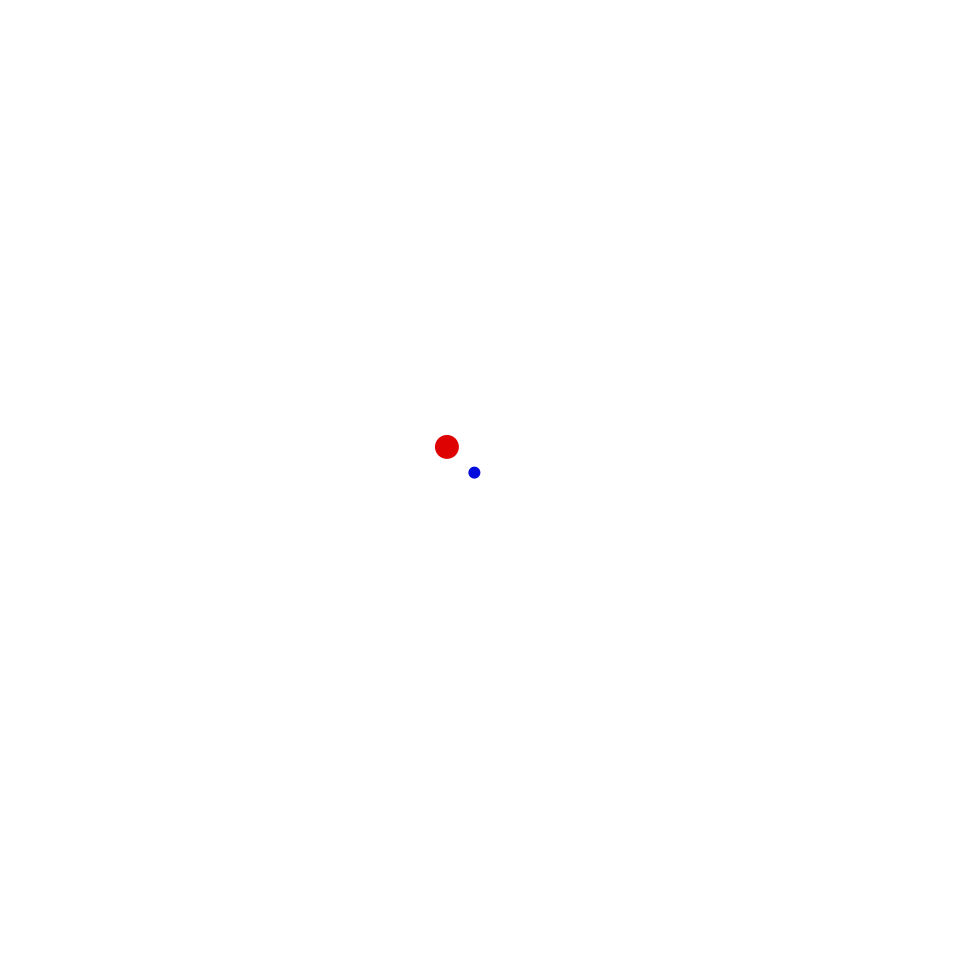
Frame 1 (no input)
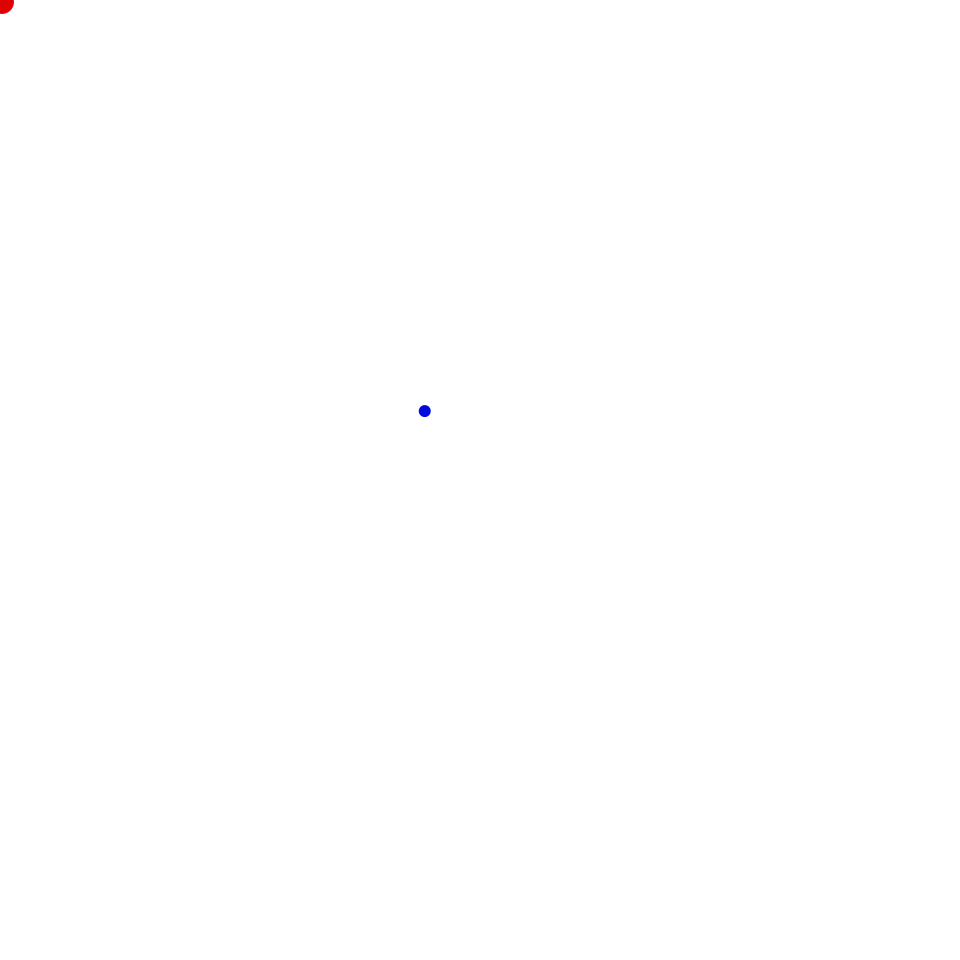
Frame 60 (the mouse pressed at the canvas centre just before this capture)
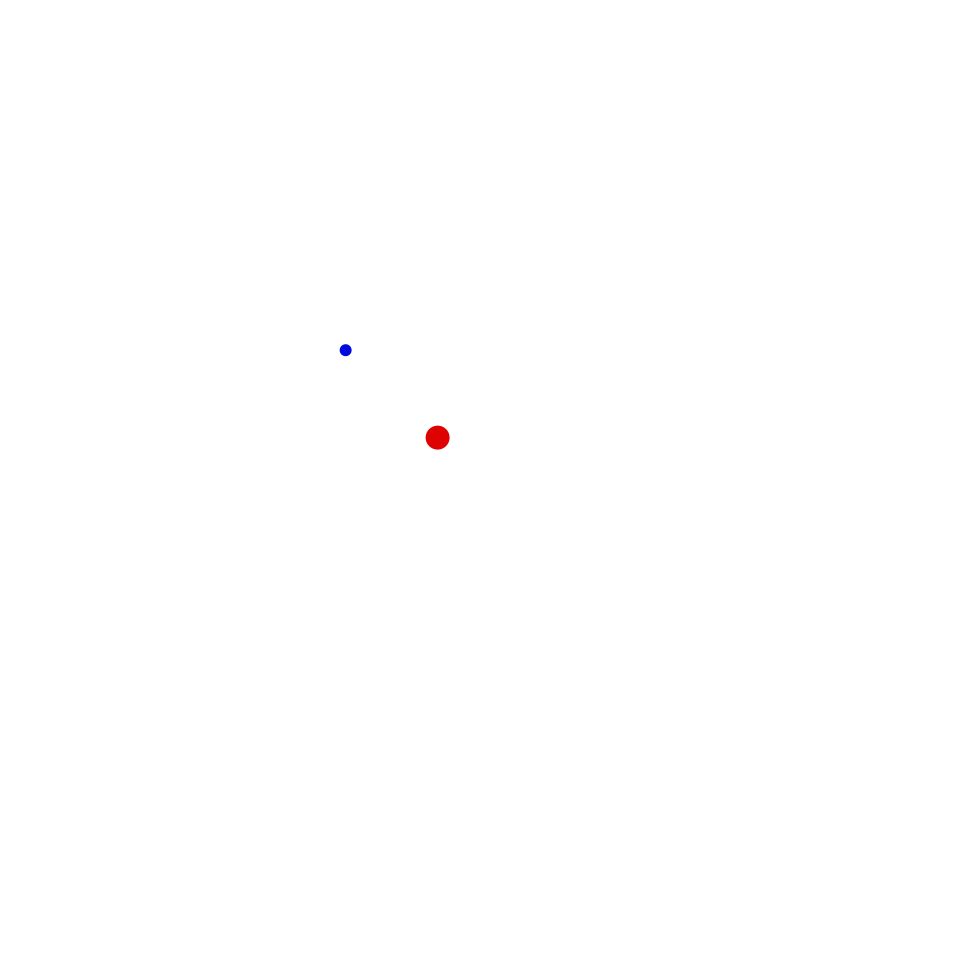
Frame 120 (the mouse held since frame 60 and released just before this capture)

The Processing sketch that drew these frames (run headless with seeded random() and noise(); from frame 60 on, the mouse is pressed at the canvas centre):

// Processing sketch: RoamTrackBot
// ── RoamTrackBot.pde

//==== constant ====
final int SCREEN_WIDTH=960;
final int SCREEN_HEIGHT=960;
final int PLANE_COLOR=#DE0202;
final float PLANE_ARRIVE_TIME=60; //frame
final float PLANE_DISTANCE_DEVIATION=2; //pixel
final float PLANE_WIDTH=24;
final float PLANE_VELOCITY=48;

final float SURROUND_LENGTH_MIN=4;
final float SURROUND_LENGTH_MAX=24;

final int BOT_COLOR=#020BDE;
final float BOT_WIDTH=12;
final float BOT_ARRIVE_TIME=30;
final float BOT_VELOCITY_DEVIATION=0.1;
final float BOT_TRACK_LENGTH=SURROUND_LENGTH_MAX*4;

//==== variable ====

Plane plane=new Plane(new Point(SCREEN_WIDTH/2, SCREEN_HEIGHT/2), PLANE_VELOCITY);

//==== function ====

void clearScreen(){
    fill(255);
    noStroke();
    rect(0, 0, SCREEN_WIDTH, SCREEN_HEIGHT);
}

void setup(){
    size(960, 960);
    background(255);
}

void draw(){
    clearScreen();
    plane.track(new Point(mouseX, mouseY));
    plane.update();
}
// ── Bot.pde

//Bog
class Bot{
    Point pos;
    Point trackPos;
    float velocity;
    boolean stop;

    //Bot
    Bot(){
        pos=new Point();
        trackPos=new Point();
        velocity=0.0f;
        stop=true;
    }
    
    Bot(Point p){
        pos=new Point(p);
        trackPos=new Point();
        velocity=0.0f;
        stop=true;
    }

    //show
    private void show(){
        fill(BOT_COLOR);
        noStroke();
        ellipse(pos.x, pos.y, BOT_WIDTH, BOT_WIDTH);
    }

    //track
    void track(Point p){
        //float distance=getDistance(p, pos);
        if(stop)
            trackPos=p;
    }

    //update
    void update(){
        float dx=pos.x-trackPos.x;
        float dy=pos.y-trackPos.y;
        //if(!(abs(dx)<BOT_TRACK_LENGTH && abs(dy)<BOT_TRACK_LENGTH )){
            float accelerate=getAccelerate(getDistance(pos, trackPos), velocity, BOT_ARRIVE_TIME);
            velocity+=accelerate;
            float radian=getRadian(pos, trackPos);
            pos.x+=cos(radian)*velocity;
            pos.y+=sin(radian)*velocity;
        if(velocity<BOT_VELOCITY_DEVIATION) stop=true;
        else stop=false;
        //}
        show();
    }
}
// ── Plane.pde
class Plane{
    Point pos;
    Point trackPos;
    float velocity;
    Bot bot;

    Plane(Point p, float v){
        pos=new Point(p);
        trackPos=new Point();
        velocity=v;
        bot=new Bot(getSurroundPos());
    }

    void track(Point p){
        trackPos=p;
    }

    Point getSurroundPos(){
        float radian=random(0, TWO_PI);
        float len=random(SURROUND_LENGTH_MIN, SURROUND_LENGTH_MAX);
        return getPoint(pos, radian, len);
    }

    private void show(){
        fill(PLANE_COLOR);
        noStroke();
        ellipse(pos.x, pos.y, PLANE_WIDTH, PLANE_WIDTH);
    }

    void update(){
        float dx=pos.x-trackPos.x;
        float dy=pos.y-trackPos.y;
        if(!(abs(dx)<PLANE_DISTANCE_DEVIATION && abs(dy) < PLANE_DISTANCE_DEVIATION)){
            float accelerate=getAccelerate(getDistance(pos, trackPos), velocity, PLANE_ARRIVE_TIME);
            float radian=getRadian(pos, trackPos);
            velocity+=accelerate;
            pos.x+=cos(radian)*velocity;
            pos.y+=sin(radian)*velocity;
        }
        bot.track(getSurroundPos());
        bot.update();
        show();
    }
}
// ── Point.pde
class Point{
    float x; 
    float y;
    Point(){
        x=0.0f;
        y=0.0f;
    }
    Point(float _x, float _y){
        x=_x;
        y=_y;
    }
    Point(Point p){
        x=p.x;
        y=p.y;
    }
}

//getRadian
float getRadian(Point p1, Point p2){
    float dx=p2.x-p1.x;
    float dy=p2.y-p1.y;
    float cosA=dx/sqrt(dx*dx+dy*dy);
    float A=acos(cosA);
    if(dy<0) A=TWO_PI-A;
    return A;
}

//getDistance
float getDistance(Point p1, Point p2){
    float dx=p1.x-p2.x;
    float dy=p1.y-p2.y;
    return sqrt(dx*dx+dy*dy);
}

//getPoint
Point getPoint(Point src, float radian, float len){
    return new Point(src.x+cos(radian)*len, src.y+sin(radian)*len);
}

//getAccelerate
float getAccelerate(float distance, float velocity, float arrive_time){
    return 2*distance/(arrive_time*arrive_time)-velocity*2/arrive_time;
}
